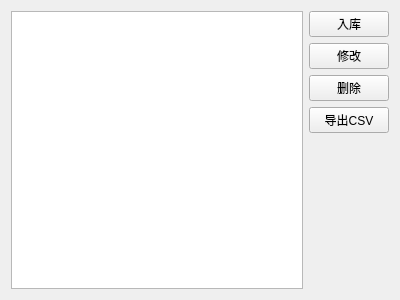
<?xml version="1.0" encoding="UTF-8"?>
<ui version="4.0">
 <class>StockWidget</class>
 <widget class="QWidget" name="StockWidget">
  <property name="geometry">
   <rect>
    <x>0</x>
    <y>0</y>
    <width>400</width>
    <height>300</height>
   </rect>
  </property>
  <property name="minimumSize">
   <size>
    <width>0</width>
    <height>0</height>
   </size>
  </property>
  <property name="windowTitle">
   <string>Form</string>
  </property>
  <layout class="QGridLayout" name="gridLayout">
   <item row="0" column="0">
    <layout class="QHBoxLayout" name="horizontalLayout">
     <item>
      <widget class="QTableView" name="tableView">
       <property name="minimumSize">
        <size>
         <width>0</width>
         <height>0</height>
        </size>
       </property>
      </widget>
     </item>
     <item>
      <layout class="QVBoxLayout" name="verticalLayout">
       <item>
        <widget class="QPushButton" name="btnStockIn">
         <property name="text">
          <string>入库</string>
         </property>
        </widget>
       </item>
       <item>
        <widget class="QPushButton" name="btnStockEdit">
         <property name="text">
          <string>修改</string>
         </property>
        </widget>
       </item>
       <item>
        <widget class="QPushButton" name="btnStockDel">
         <property name="text">
          <string>删除</string>
         </property>
        </widget>
       </item>
       <item>
        <widget class="QPushButton" name="btnStockExport">
         <property name="text">
          <string>导出CSV</string>
         </property>
        </widget>
       </item>
       <item>
        <spacer name="verticalSpacer">
         <property name="orientation">
          <enum>Qt::Orientation::Vertical</enum>
         </property>
         <property name="sizeHint" stdset="0">
          <size>
           <width>20</width>
           <height>40</height>
          </size>
         </property>
        </spacer>
       </item>
      </layout>
     </item>
    </layout>
   </item>
  </layout>
 </widget>
 <resources/>
 <connections/>
</ui>
